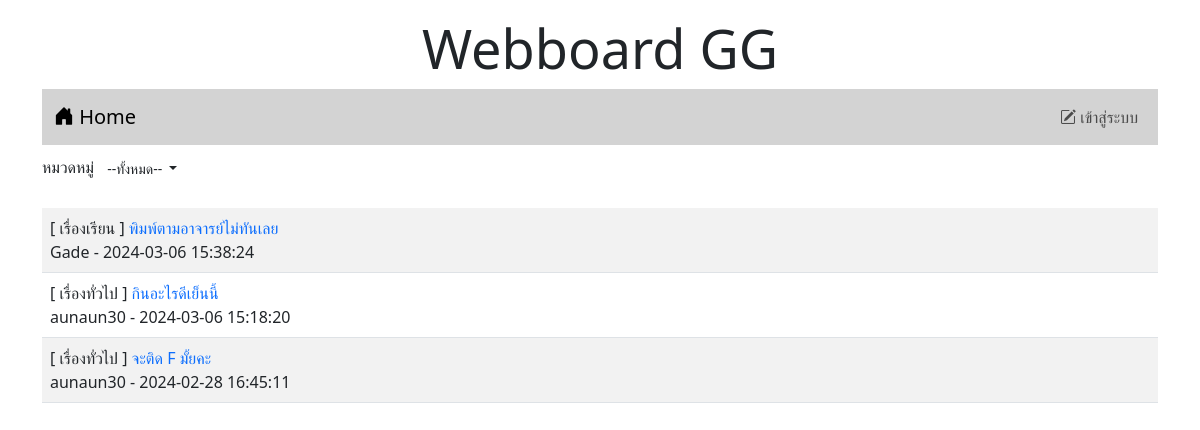
Before: / with the older database file.
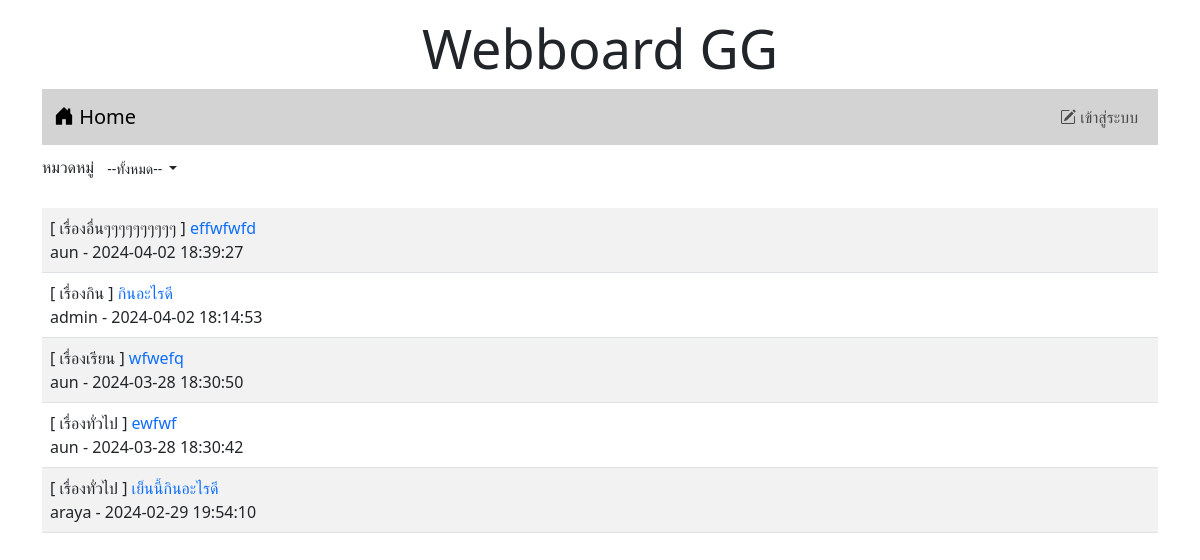
After: the same page with the newer database file.
### tables this page shows
CREATE TABLE `post` (
  `id` int(11) NOT NULL,
  `title` varchar(128) NOT NULL,
  `content` varchar(2048) NOT NULL,
  `post_date` datetime NOT NULL,
  `cat_id` int(11) NOT NULL,
  `user_id` int(11) NOT NULL
);

CREATE TABLE `category` (
  `id` int(11) NOT NULL,
  `name` varchar(32) NOT NULL
);

CREATE TABLE `user` (
  `id` int(11) NOT NULL,
  `login` varchar(32) NOT NULL,
  `password` varchar(64) NOT NULL,
  `name` varchar(64) NOT NULL,
  `gender` char(1) NOT NULL,
  `email` varchar(32) NOT NULL,
  `role` char(1) NOT NULL
);

### index.php (the view, shortened to what this page needs)
<!DOCTYPE html>
<html lang="en">
<head>
    <link href="https://cdn.jsdelivr.net/npm/bootstrap@5.3.0-alpha1/dist/css/bootstrap.min.css" rel="stylesheet">
    <link rel="stylesheet" href="https://cdn.jsdelivr.net/npm/bootstrap-icons@1.10.3/font/bootstrap-icons.css">
</head>
<div class = "container-lg">
<h1 style="text-align: center;font-size: 54px;"class="mt-3">Webboard GG</h1>
</div>
<body class="container">
    <?php include('nav.php')?>
    <div class="my-2 d-flex justify-content-between">
        <div>
            <lable>หมวดหมู่</lable>
            <span class="dropdown">
                <?php
                    $conn=new PDO("mysql:host=localhost;dbname=webboard;charset=utf8","root","");
                ?>
                <button class="btn btn-white-50 btn-sm dropdown-toggle" type="button" data-bs-toggle="dropdown"
                    aria-expanded="false">
                        <?php
                        if(isset($_GET['id'])){
                        $sql="SELECT name FROM category WHERE id=$_GET[id]";
                        foreach($conn->query($sql)as $row)
                        echo "$row[name]";
                        }else{
                            echo "--ทั้งหมด--";
                        }
                        ?>
                </button>
                    <?php
                         $sql="SELECT * FROM category";
                    ?>
                </span>
        </div>
    </div>
    <table class="table table-striped mt-4">
        <?php
        $conn=new PDO("mysql:host=localhost;dbname=webboard;charset=utf8", "root", "");
        if(isset($_GET['id'])){
            $sql="SELECT t3.name,t1.title,t1.id,t2.login,t1.post_date,t2.id as 'user_id' FROM post as t1
            INNER JOIN user as t2 ON (t1.user_id=t2.id)
            INNER JOIN category as t3 ON (t1.cat_id=t3.id)
            WHERE t1.cat_id=$_GET[id]
            ORDER BY t1.post_date DESC" ;
        }else{
            $sql="SELECT t3.name,t1.title,t1.id,t2.login,t1.post_date,t2.id as 'user_id' FROM post as t1
            INNER JOIN user as t2 ON (t1.user_id=t2.id)
            INNER JOIN category as t3 ON (t1.cat_id=t3.id)
            ORDER BY t1.post_date DESC" ;
        }
        $result=$conn->query($sql);
        while($row = $result->fetch()){
            echo "<tr><td class='d-flex'>
            <div class='flex-grow-1'>[ $row[0] ]<a href=post.php?id=$row[2]
            style=text-decoration:none> $row[1]</a><br>$row[3] - $row[4]</div>";
        }
        ?>
</table>
</body>
</html>

### nav.php (shortened to what this page needs)
<nav class="navbar navbar-expand-lg" style="background-color:#d3d3d3;">
  <div class="container-fluid">
    <a class="navbar-brand" href="index.php"><i class="bi bi-house-door-fill"></i> Home</a>
      <ul class="navbar-nav">
        <?php if(!isset($_SESSION['id'])) { ?>
        <li class="nav-item">
          <a class="nav-link" aria-current="page" href="login.php"><i class="bi bi-pencil-square"></i> เข้าสู่ระบบ</a>
        </li>
        <?php } ?>
      </ul>
    </div>
</nav>

Changed rows visible on the page:
added post: category.name "เรื่องอื่นๆๆๆๆๆๆๆๆๆๆ", title "effwfwfd", user.login "aun", post_date "2024-04-02 18:39:27"
added post: category.name "เรื่องกิน", title "กินอะไรดี", user.login "admin", post_date "2024-04-02 18:14:53"
changed post "เรื่องเรียน": title "พิมพ์ตามอาจารย์ไม่ทันเลย" → "wfwefq"; user.login "Gade" → "aun"; post_date "2024-03-06 15:38:24" → "2024-03-28 18:30:50"
changed post: title "กินอะไรดีเย็นนี้" → "ewfwf"; user.login "aunaun30" → "aun"; post_date "2024-03-06 15:18:20" → "2024-03-28 18:30:42"
changed post: title "จะติด F มั้ยคะ" → "เย็นนี้กินอะไรดี"; user.login "aunaun30" → "araya"; post_date "2024-02-28 16:45:11" → "2024-02-29 19:54:10"
